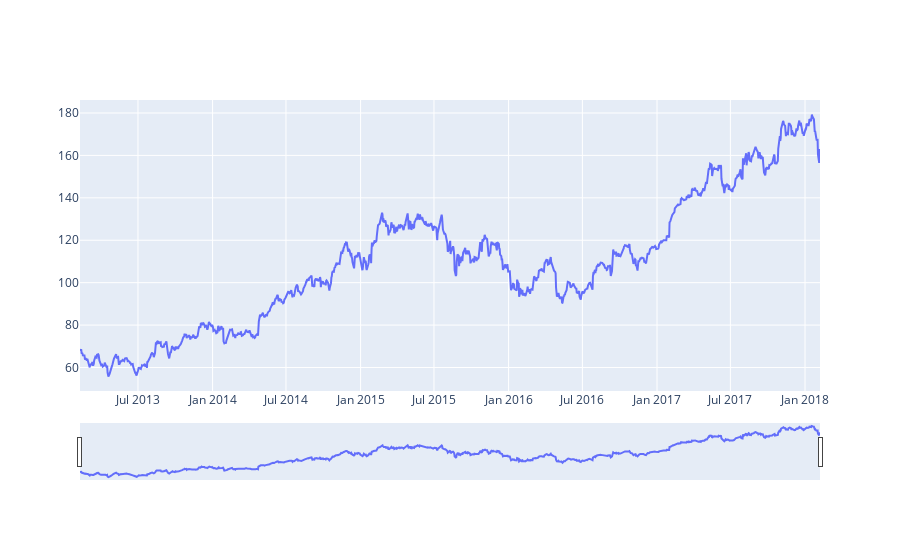

The cell this chart's notebook holds for it:
### Code cell
fig = go.Figure()
fig.add_trace(go.Scatter(x=date, y=close))
fig.update_layout(xaxis_rangeslider_visible=True)
fig.show()

### Figure 1 — Plotly figure (JSON) as saved in the notebook; plotly's stock layout.template omitted (floating-point values rounded to 4 significant figures; data arrays with more than 128 entries replaced by an {"elided": "..."} marker saying what was removed)
{"data": [{"x": {"elided": "1259 str values"}, "y": {"elided": "1259 float values"}, "type": "scatter"}], "layout": {"xaxis": {"rangeslider": {"visible": true}}}}
